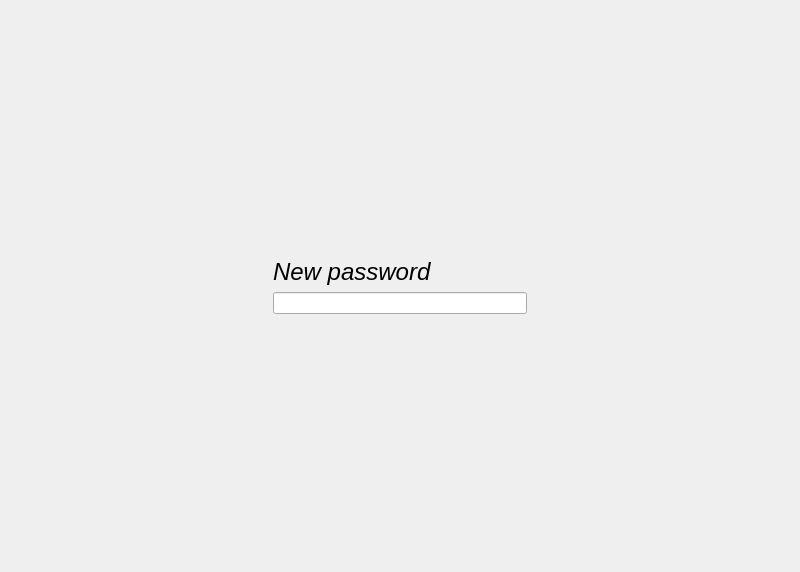
<?xml version="1.0" encoding="UTF-8"?>
<ui version="4.0">
 <class>MainWindow</class>
 <widget class="QMainWindow" name="MainWindow">
  <property name="geometry">
   <rect>
    <x>0</x>
    <y>0</y>
    <width>800</width>
    <height>572</height>
   </rect>
  </property>
  <property name="windowTitle">
   <string>MainWindow</string>
  </property>
  <widget class="QWidget" name="centralwidget">
   <layout class="QVBoxLayout" name="verticalLayout_2">
    <item>
     <widget class="QStackedWidget" name="winchanger">
      <property name="currentIndex">
       <number>2</number>
      </property>
      <widget class="QWidget" name="page_load">
       <layout class="QHBoxLayout" name="horizontalLayout">
        <item>
         <layout class="QGridLayout" name="gridLayout_2">
          <item row="0" column="1">
           <spacer name="verticalSpacer">
            <property name="orientation">
             <enum>Qt::Vertical</enum>
            </property>
            <property name="sizeHint" stdset="0">
             <size>
              <width>20</width>
              <height>40</height>
             </size>
            </property>
           </spacer>
          </item>
          <item row="1" column="1">
           <widget class="QLabel" name="project_name">
            <property name="text">
             <string>&lt;html&gt;&lt;head/&gt;&lt;body&gt;&lt;p align=&quot;center&quot;&gt;&lt;span style=&quot; font-size:26pt; font-weight:600;&quot;&gt;PROJECT_NAME&lt;/span&gt;&lt;/p&gt;&lt;/body&gt;&lt;/html&gt;</string>
            </property>
           </widget>
          </item>
          <item row="2" column="3">
           <spacer name="horizontalSpacer_2">
            <property name="orientation">
             <enum>Qt::Horizontal</enum>
            </property>
            <property name="sizeHint" stdset="0">
             <size>
              <width>40</width>
              <height>20</height>
             </size>
            </property>
           </spacer>
          </item>
          <item row="2" column="0">
           <spacer name="horizontalSpacer">
            <property name="orientation">
             <enum>Qt::Horizontal</enum>
            </property>
            <property name="sizeHint" stdset="0">
             <size>
              <width>40</width>
              <height>20</height>
             </size>
            </property>
           </spacer>
          </item>
          <item row="4" column="1">
           <spacer name="verticalSpacer_2">
            <property name="orientation">
             <enum>Qt::Vertical</enum>
            </property>
            <property name="sizeHint" stdset="0">
             <size>
              <width>20</width>
              <height>40</height>
             </size>
            </property>
           </spacer>
          </item>
         </layout>
        </item>
       </layout>
      </widget>
      <widget class="QWidget" name="page_work">
       <layout class="QGridLayout" name="gridLayout">
        <item row="0" column="0">
         <widget class="QListWidget" name="files">
          <property name="tabKeyNavigation">
           <bool>false</bool>
          </property>
          <property name="selectionBehavior">
           <enum>QAbstractItemView::SelectColumns</enum>
          </property>
          <property name="iconSize">
           <size>
            <width>50</width>
            <height>50</height>
           </size>
          </property>
          <property name="textElideMode">
           <enum>Qt::ElideRight</enum>
          </property>
          <property name="verticalScrollMode">
           <enum>QAbstractItemView::ScrollPerItem</enum>
          </property>
          <property name="horizontalScrollMode">
           <enum>QAbstractItemView::ScrollPerPixel</enum>
          </property>
          <property name="movement">
           <enum>QListView::Snap</enum>
          </property>
          <property name="flow">
           <enum>QListView::TopToBottom</enum>
          </property>
          <property name="isWrapping" stdset="0">
           <bool>true</bool>
          </property>
          <property name="resizeMode">
           <enum>QListView::Fixed</enum>
          </property>
          <property name="layoutMode">
           <enum>QListView::Batched</enum>
          </property>
          <property name="spacing">
           <number>5</number>
          </property>
          <property name="gridSize">
           <size>
            <width>100</width>
            <height>100</height>
           </size>
          </property>
          <property name="viewMode">
           <enum>QListView::IconMode</enum>
          </property>
          <property name="modelColumn">
           <number>0</number>
          </property>
          <property name="uniformItemSizes">
           <bool>true</bool>
          </property>
          <property name="wordWrap">
           <bool>true</bool>
          </property>
          <property name="itemAlignment">
           <set>Qt::AlignAbsolute|Qt::AlignBaseline|Qt::AlignBottom|Qt::AlignCenter|Qt::AlignHCenter|Qt::AlignHorizontal_Mask|Qt::AlignJustify|Qt::AlignLeading|Qt::AlignLeft|Qt::AlignRight|Qt::AlignTop|Qt::AlignTrailing|Qt::AlignVCenter|Qt::AlignVertical_Mask</set>
          </property>
          <property name="currentRow">
           <number>-1</number>
          </property>
         </widget>
        </item>
       </layout>
      </widget>
      <widget class="QWidget" name="quest_page">
       <layout class="QHBoxLayout" name="horizontalLayout_2">
        <item>
         <spacer name="horizontalSpacer_5">
          <property name="orientation">
           <enum>Qt::Horizontal</enum>
          </property>
          <property name="sizeHint" stdset="0">
           <size>
            <width>40</width>
            <height>20</height>
           </size>
          </property>
         </spacer>
        </item>
        <item>
         <layout class="QVBoxLayout" name="verticalLayout">
          <item>
           <spacer name="verticalSpacer_7">
            <property name="orientation">
             <enum>Qt::Vertical</enum>
            </property>
            <property name="sizeHint" stdset="0">
             <size>
              <width>20</width>
              <height>40</height>
             </size>
            </property>
           </spacer>
          </item>
          <item>
           <widget class="QLabel" name="one_label">
            <property name="text">
             <string>&lt;html&gt;&lt;head/&gt;&lt;body&gt;&lt;p&gt;&lt;span style=&quot; font-size:18pt; font-style:italic;&quot;&gt;New password&lt;/span&gt;&lt;/p&gt;&lt;/body&gt;&lt;/html&gt;</string>
            </property>
           </widget>
          </item>
          <item>
           <widget class="QLineEdit" name="one_line"/>
          </item>
          <item>
           <spacer name="verticalSpacer_5">
            <property name="orientation">
             <enum>Qt::Vertical</enum>
            </property>
            <property name="sizeHint" stdset="0">
             <size>
              <width>20</width>
              <height>40</height>
             </size>
            </property>
           </spacer>
          </item>
         </layout>
        </item>
        <item>
         <spacer name="horizontalSpacer_6">
          <property name="orientation">
           <enum>Qt::Horizontal</enum>
          </property>
          <property name="sizeHint" stdset="0">
           <size>
            <width>40</width>
            <height>20</height>
           </size>
          </property>
         </spacer>
        </item>
       </layout>
      </widget>
     </widget>
    </item>
   </layout>
  </widget>
 </widget>
 <resources/>
 <connections/>
</ui>
